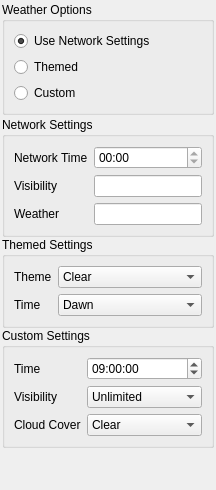
       <widget class="QWidget" name="mPreferencesEnvironmentTab" >
        <attribute name="title" >
         <string>Environment</string>
        </attribute>
        <layout class="QVBoxLayout" >
         <property name="spacing" >
          <number>2</number>
         </property>
         <property name="leftMargin" >
          <number>2</number>
         </property>
         <property name="topMargin" >
          <number>2</number>
         </property>
         <property name="rightMargin" >
          <number>2</number>
         </property>
         <property name="bottomMargin" >
          <number>2</number>
         </property>
         <item>
          <layout class="QVBoxLayout" >
           <property name="spacing" >
            <number>6</number>
           </property>
           <property name="leftMargin" >
            <number>0</number>
           </property>
           <property name="topMargin" >
            <number>0</number>
           </property>
           <property name="rightMargin" >
            <number>0</number>
           </property>
           <property name="bottomMargin" >
            <number>0</number>
           </property>
           <item>
            <widget class="QGroupBox" name="mWeatherGroupBox" >
             <property name="sizePolicy" >
              <sizepolicy vsizetype="Minimum" hsizetype="Preferred" >
               <horstretch>0</horstretch>
               <verstretch>0</verstretch>
              </sizepolicy>
             </property>
             <property name="title" >
              <string>Weather Options</string>
             </property>
             <layout class="QVBoxLayout" >
              <property name="spacing" >
               <number>6</number>
              </property>
              <property name="leftMargin" >
               <number>9</number>
              </property>
              <property name="topMargin" >
               <number>9</number>
              </property>
              <property name="rightMargin" >
               <number>9</number>
              </property>
              <property name="bottomMargin" >
               <number>9</number>
              </property>
              <item>
               <layout class="QVBoxLayout" >
                <property name="spacing" >
                 <number>6</number>
                </property>
                <property name="leftMargin" >
                 <number>0</number>
                </property>
                <property name="topMargin" >
                 <number>0</number>
                </property>
                <property name="rightMargin" >
                 <number>0</number>
                </property>
                <property name="bottomMargin" >
                 <number>0</number>
                </property>
                <item>
                 <widget class="QRadioButton" name="mWeatherUseNetworkSettingsRadioButton" >
                  <property name="text" >
                   <string>Use Network Settings</string>
                  </property>
                  <property name="checked" >
                   <bool>true</bool>
                  </property>
                 </widget>
                </item>
                <item>
                 <widget class="QRadioButton" name="mWeatherThemedRadioButton" >
                  <property name="text" >
                   <string>Themed</string>
                  </property>
                 </widget>
                </item>
                <item>
                 <widget class="QRadioButton" name="mWeatherCustomRadioButton" >
                  <property name="text" >
                   <string>Custom</string>
                  </property>
                 </widget>
                </item>
               </layout>
              </item>
             </layout>
            </widget>
           </item>
          </layout>
         </item>
         <item>
          <widget class="QWidget" native="1" name="widget_6" >
           <property name="sizePolicy" >
            <sizepolicy vsizetype="Preferred" hsizetype="Preferred" >
             <horstretch>0</horstretch>
             <verstretch>10</verstretch>
            </sizepolicy>
           </property>
           <layout class="QVBoxLayout" >
            <property name="spacing" >
             <number>0</number>
            </property>
            <property name="leftMargin" >
             <number>0</number>
            </property>
            <property name="topMargin" >
             <number>0</number>
            </property>
            <property name="rightMargin" >
             <number>0</number>
            </property>
            <property name="bottomMargin" >
             <number>0</number>
            </property>
            <item>
             <widget class="QGroupBox" name="mNetSetGroupBox" >
              <property name="sizePolicy" >
               <sizepolicy vsizetype="Minimum" hsizetype="Preferred" >
                <horstretch>0</horstretch>
                <verstretch>0</verstretch>
               </sizepolicy>
              </property>
              <property name="title" >
               <string>Network Settings</string>
              </property>
              <layout class="QVBoxLayout" >
               <property name="spacing" >
                <number>6</number>
               </property>
               <property name="leftMargin" >
                <number>9</number>
               </property>
               <property name="topMargin" >
                <number>9</number>
               </property>
               <property name="rightMargin" >
                <number>9</number>
               </property>
               <property name="bottomMargin" >
                <number>9</number>
               </property>
               <item>
                <layout class="QGridLayout" >
                 <property name="leftMargin" >
                  <number>0</number>
                 </property>
                 <property name="topMargin" >
                  <number>0</number>
                 </property>
                 <property name="rightMargin" >
                  <number>0</number>
                 </property>
                 <property name="bottomMargin" >
                  <number>0</number>
                 </property>
                 <property name="horizontalSpacing" >
                  <number>6</number>
                 </property>
                 <property name="verticalSpacing" >
                  <number>6</number>
                 </property>
                 <item row="0" column="1" >
                  <widget class="QTimeEdit" name="mNetworkTimeTimeEdit" >
                   <property name="toolTip" >
                    <string>The time of the network of the current network connection</string>
                   </property>
                   <property name="readOnly" >
                    <bool>true</bool>
                   </property>
                   <property name="maximumDate" >
                    <date>
                     <year>2000</year>
                     <month>1</month>
                     <day>1</day>
                    </date>
                   </property>
                   <property name="displayFormat" >
                    <string>hh:mm</string>
                   </property>
                  </widget>
                 </item>
                 <item row="1" column="0" >
                  <widget class="QLabel" name="mVisibilityLabel_2" >
                   <property name="text" >
                    <string>Visibility</string>
                   </property>
                  </widget>
                 </item>
                 <item row="2" column="1" >
                  <widget class="QLineEdit" name="mWeatherLineEdit" >
                   <property name="toolTip" >
                    <string>The weather of the network of the current network connection</string>
                   </property>
                   <property name="readOnly" >
                    <bool>true</bool>
                   </property>
                  </widget>
                 </item>
                 <item row="0" column="0" >
                  <widget class="QLabel" name="mNetworkTimeLabel_2" >
                   <property name="text" >
                    <string>Network Time</string>
                   </property>
                  </widget>
                 </item>
                 <item row="2" column="0" >
                  <widget class="QLabel" name="mWeatherLabel_2" >
                   <property name="text" >
                    <string>Weather</string>
                   </property>
                  </widget>
                 </item>
                 <item row="1" column="1" >
                  <widget class="QLineEdit" name="mVisibilityLineEdit" >
                   <property name="toolTip" >
                    <string>The visibility of the network of the current network connection</string>
                   </property>
                   <property name="readOnly" >
                    <bool>true</bool>
                   </property>
                  </widget>
                 </item>
                </layout>
               </item>
              </layout>
             </widget>
            </item>
            <item>
             <widget class="QGroupBox" name="mThemedSettingsGroupBox" >
              <property name="sizePolicy" >
               <sizepolicy vsizetype="Minimum" hsizetype="Preferred" >
                <horstretch>0</horstretch>
                <verstretch>0</verstretch>
               </sizepolicy>
              </property>
              <property name="title" >
               <string>Themed Settings</string>
              </property>
              <layout class="QVBoxLayout" >
               <property name="spacing" >
                <number>6</number>
               </property>
               <property name="leftMargin" >
                <number>9</number>
               </property>
               <property name="topMargin" >
                <number>9</number>
               </property>
               <property name="rightMargin" >
                <number>9</number>
               </property>
               <property name="bottomMargin" >
                <number>9</number>
               </property>
               <item>
                <layout class="QGridLayout" >
                 <property name="leftMargin" >
                  <number>0</number>
                 </property>
                 <property name="topMargin" >
                  <number>0</number>
                 </property>
                 <property name="rightMargin" >
                  <number>0</number>
                 </property>
                 <property name="bottomMargin" >
                  <number>0</number>
                 </property>
                 <property name="horizontalSpacing" >
                  <number>6</number>
                 </property>
                 <property name="verticalSpacing" >
                  <number>6</number>
                 </property>
                 <item row="0" column="0" >
                  <widget class="QLabel" name="mThemeLabel" >
                   <property name="text" >
                    <string>Theme</string>
                   </property>
                  </widget>
                 </item>
                 <item row="0" column="1" >
                  <widget class="QComboBox" name="mThemeComboBox" >
                   <property name="sizePolicy" >
                    <sizepolicy vsizetype="Fixed" hsizetype="Preferred" >
                     <horstretch>1</horstretch>
                     <verstretch>0</verstretch>
                    </sizepolicy>
                   </property>
                   <item>
                    <property name="text" >
                     <string>Clear</string>
                    </property>
                   </item>
                   <item>
                    <property name="text" >
                     <string>Custom</string>
                    </property>
                   </item>
                   <item>
                    <property name="text" >
                     <string>Fair</string>
                    </property>
                   </item>
                   <item>
                    <property name="text" >
                     <string>Foggy</string>
                    </property>
                   </item>
                   <item>
                    <property name="text" >
                     <string>Rainy</string>
                    </property>
                   </item>
                  </widget>
                 </item>
                 <item row="1" column="0" >
                  <widget class="QLabel" name="mTimeLabel" >
                   <property name="text" >
                    <string>Time</string>
                   </property>
                  </widget>
                 </item>
                 <item row="1" column="1" >
                  <widget class="QComboBox" name="mTimeComboBox" >
                   <item>
                    <property name="text" >
                     <string>Dawn</string>
                    </property>
                   </item>
                   <item>
                    <property name="text" >
                     <string>Day</string>
                    </property>
                   </item>
                   <item>
                    <property name="text" >
                     <string>Dusk</string>
                    </property>
                   </item>
                   <item>
                    <property name="text" >
                     <string>Night</string>
                    </property>
                   </item>
                  </widget>
                 </item>
                </layout>
               </item>
              </layout>
             </widget>
            </item>
            <item>
             <widget class="QGroupBox" name="mCustomSettingsGroupBox" >
              <property name="sizePolicy" >
               <sizepolicy vsizetype="Minimum" hsizetype="Preferred" >
                <horstretch>0</horstretch>
                <verstretch>0</verstretch>
               </sizepolicy>
              </property>
              <property name="title" >
               <string>Custom Settings</string>
              </property>
              <layout class="QVBoxLayout" >
               <property name="spacing" >
                <number>6</number>
               </property>
               <property name="leftMargin" >
                <number>9</number>
               </property>
               <property name="topMargin" >
                <number>9</number>
               </property>
               <property name="rightMargin" >
                <number>9</number>
               </property>
               <property name="bottomMargin" >
                <number>9</number>
               </property>
               <item>
                <layout class="QGridLayout" >
                 <property name="leftMargin" >
                  <number>0</number>
                 </property>
                 <property name="topMargin" >
                  <number>0</number>
                 </property>
                 <property name="rightMargin" >
                  <number>0</number>
                 </property>
                 <property name="bottomMargin" >
                  <number>0</number>
                 </property>
                 <property name="horizontalSpacing" >
                  <number>6</number>
                 </property>
                 <property name="verticalSpacing" >
                  <number>6</number>
                 </property>
                 <item row="2" column="0" >
                  <widget class="QLabel" name="mCustomCloudCoverLabel" >
                   <property name="text" >
                    <string>Cloud Cover</string>
                   </property>
                  </widget>
                 </item>
                 <item row="2" column="1" >
                  <widget class="QComboBox" name="mCustomCloudCoverComboBox" >
                   <item>
                    <property name="text" >
                     <string>Clear</string>
                    </property>
                   </item>
                   <item>
                    <property name="text" >
                     <string>Few</string>
                    </property>
                   </item>
                   <item>
                    <property name="text" >
                     <string>Scattered</string>
                    </property>
                   </item>
                   <item>
                    <property name="text" >
                     <string>Broken</string>
                    </property>
                   </item>
                   <item>
                    <property name="text" >
                     <string>Overcast</string>
                    </property>
                   </item>
                  </widget>
                 </item>
                 <item row="0" column="0" >
                  <widget class="QLabel" name="mCustomTimeLabel" >
                   <property name="text" >
                    <string>Time</string>
                   </property>
                  </widget>
                 </item>
                 <item row="1" column="1" >
                  <widget class="QComboBox" name="mCustomVisibilityComboBox" >
                   <item>
                    <property name="text" >
                     <string>Unlimited</string>
                    </property>
                   </item>
                   <item>
                    <property name="text" >
                     <string>Far</string>
                    </property>
                   </item>
                   <item>
                    <property name="text" >
                     <string>Moderate</string>
                    </property>
                   </item>
                   <item>
                    <property name="text" >
                     <string>Limited</string>
                    </property>
                   </item>
                   <item>
                    <property name="text" >
                     <string>Close</string>
                    </property>
                   </item>
                  </widget>
                 </item>
                 <item row="1" column="0" >
                  <widget class="QLabel" name="mCustomVisibilityLabel" >
                   <property name="text" >
                    <string>Visibility</string>
                   </property>
                  </widget>
                 </item>
                 <item row="0" column="1" >
                  <widget class="QTimeEdit" name="mCustomTimeEdit" >
                   <property name="sizePolicy" >
                    <sizepolicy vsizetype="Fixed" hsizetype="Minimum" >
                     <horstretch>1</horstretch>
                     <verstretch>0</verstretch>
                    </sizepolicy>
                   </property>
                   <property name="wrapping" >
                    <bool>true</bool>
                   </property>
                   <property name="buttonSymbols" >
                    <enum>QAbstractSpinBox::UpDownArrows</enum>
                   </property>
                   <property name="accelerated" >
                    <bool>true</bool>
                   </property>
                   <property name="correctionMode" >
                    <enum>QAbstractSpinBox::CorrectToNearestValue</enum>
                   </property>
                   <property name="displayFormat" >
                    <string>hh:mm:ss</string>
                   </property>
                   <property name="calendarPopup" >
                    <bool>true</bool>
                   </property>
                   <property name="time" >
                    <time>
                     <hour>9</hour>
                     <minute>0</minute>
                     <second>0</second>
                    </time>
                   </property>
                  </widget>
                 </item>
                </layout>
               </item>
              </layout>
             </widget>
            </item>
            <item>
             <spacer>
              <property name="orientation" >
               <enum>Qt::Vertical</enum>
              </property>
              <property name="sizeHint" >
               <size>
                <width>20</width>
                <height>40</height>
               </size>
              </property>
             </spacer>
            </item>
           </layout>
          </widget>
         </item>
        </layout>
       </widget>
